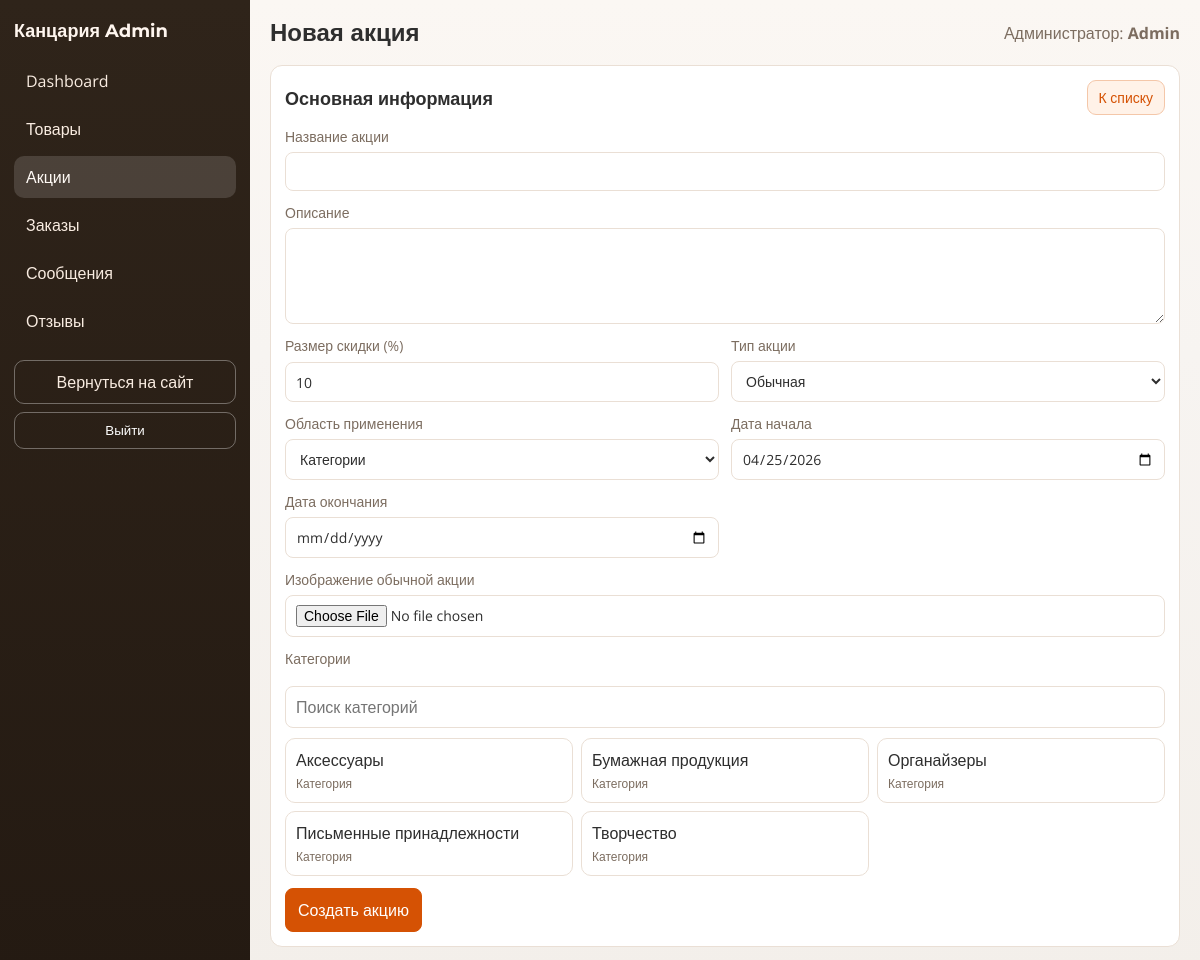
Screenshot of /admin/promotion_create.php (signed in) with the database file from the repository.
### tables this page shows
CREATE TABLE `users` (
  `id` int(10) UNSIGNED NOT NULL,
  `role_id` int(10) UNSIGNED NOT NULL,
  `name` varchar(100) NOT NULL,
  `email` varchar(150) NOT NULL,
  `password_hash` varchar(255) NOT NULL,
  `phone` varchar(20) DEFAULT NULL,
  `is_verified` tinyint(1) NOT NULL DEFAULT '0',
  `email_verified_at` datetime DEFAULT NULL,
  `created_at` timestamp NULL DEFAULT CURRENT_TIMESTAMP,
  `updated_at` timestamp NULL DEFAULT CURRENT_TIMESTAMP ON UPDATE CURRENT_TIMESTAMP
);

CREATE TABLE `categories` (
  `id` int(10) UNSIGNED NOT NULL,
  `name` varchar(100) NOT NULL,
  `slug` varchar(120) NOT NULL
);

### admin/includes/bootstrap.php (called while the page is built, shortened)
<?php
function admin_e($value): string
{
    return htmlspecialchars((string)$value, ENT_QUOTES, 'UTF-8');
}
function admin_safe_int($value, int $default = 0): int
{
    return is_numeric($value) ? (int)$value : $default;
}

### admin/includes/auth.php (called while the page is built, shortened)
<?php
require_once __DIR__ . '/bootstrap.php';
function admin_current_user(): ?array
{
    global $pdo;
    $sessionAdminId = admin_safe_int($_SESSION['admin_user_id'] ?? 0);
    try {
        $stmt = $pdo->prepare(
            'SELECT u.id, u.name, u.email
             FROM users u
             INNER JOIN roles r ON r.id = u.role_id
             WHERE u.id = ? AND r.name = ? LIMIT 1'
        );
        $stmt->execute([$sessionAdminId, 'admin']);
        $user = $stmt->fetch();
        return is_array($user) ? $user : null;
    } catch (Throwable $e) {
        admin_log_error('admin_current_user', $e);
        return null;
    }
}
function admin_require_auth(): array
{
    $user = admin_current_user();
    return $user;
}

### admin/includes/promotions_tools.php (called while the page is built, shortened)
<?php
require_once __DIR__ . '/bootstrap.php';
function admin_promotion_scope_labels(): array
{
    return [
        'categories' => 'Категории',
        'products' => 'Товары',
    ];
}
function admin_promotion_type_labels(): array
{
    return [
        'regular' => 'Обычная',
        'seasonal' => 'Сезонная',
    ];
}
function admin_promotion_fetch_categories(PDO $pdo): array
{
    $stmt = $pdo->query('SELECT id, name FROM categories ORDER BY name ASC');
    return $stmt->fetchAll() ?: [];
}

### admin/promotion_create.php (the view, shortened to what this page needs)
<?php
require_once __DIR__ . '/includes/layout.php';
require_once __DIR__ . '/includes/promotions_tools.php';
$categories = admin_promotion_fetch_categories($pdo);
$scopeLabels = admin_promotion_scope_labels();
$typeLabels = admin_promotion_type_labels();
$form = [
    'title' => '',
    'short_text' => '',
    'discount_percent' => '10',
    'apply_scope' => 'categories',
    'promotion_type' => 'regular',
    'date_start' => date('Y-m-d'),
    'date_end' => '',
];
$selectedCategories = [];
admin_render_header('Новая акция', 'promotions');
?>
<section class="admin-form-wrap">
    <div class="admin-section-head">
        <h2>Основная информация</h2>
        <a class="admin-link-btn" href="/admin/promotions.php">К списку</a>
    </div>
    <form method="post" enctype="multipart/form-data" class="admin-form admin-form-grid">
        <label class="admin-full">Название акции
            <input type="text" name="title" value="<?php echo admin_e($form['title']); ?>" required>
        </label>
        <label class="admin-full">Описание
            <textarea name="short_text" rows="4" required><?php echo admin_e($form['short_text']); ?></textarea>
        </label>
        <label>Размер скидки (%)
            <input type="number" name="discount_percent" value="<?php echo admin_e($form['discount_percent']); ?>" min="1" max="90" required>
        </label>
        <label>Тип акции
            <select name="promotion_type" id="promotion-type">
                <?php foreach ($typeLabels as $typeKey => $typeLabel): ?>
                    <option value="<?php echo admin_e($typeKey); ?>" <?php echo $form['promotion_type'] === $typeKey ? 'selected' : ''; ?>><?php echo admin_e($typeLabel); ?></option>
                <?php endforeach; ?>
            </select>
        </label>
        <label>Область применения
            <select name="apply_scope" id="promotion-scope">
                <?php foreach ($scopeLabels as $scopeKey => $scopeLabel): ?>
                    <option value="<?php echo admin_e($scopeKey); ?>" <?php echo $form['apply_scope'] === $scopeKey ? 'selected' : ''; ?>><?php echo admin_e($scopeLabel); ?></option>
                <?php endforeach; ?>
            </select>
        </label>
        <label>Дата начала
            <input type="date" name="date_start" value="<?php echo admin_e($form['date_start']); ?>" required>
        </label>
        <label>Дата окончания
            <input type="date" name="date_end" value="<?php echo admin_e($form['date_end']); ?>">
        </label>
        <label class="admin-full" id="regular-image-field">Изображение обычной акции
            <input type="file" name="image" accept=".jpg,.jpeg,.png,.webp">
        </label>
        <div class="admin-full admin-list__box" id="categories-field">
            <span class="admin-field-title">Категории</span>
            <input type="text" class="admin-list__search" data-list-search placeholder="Поиск категорий">
            <div class="list admin-list__grid" data-multi-picker>
                <?php foreach ($categories as $category): ?>
                    <?php $isSelected = in_array((int)$category['id'], $selectedCategories, true); ?>
                    <div class="list-item admin-list__item <?php echo $isSelected ? 'active' : ''; ?>" data-picker-option data-input-id="promotion-category-<?php echo admin_e((string)$category['id']); ?>" data-filter-text="<?php echo admin_e(mb_strtolower((string)$category['name'])); ?>">
                        <span class="admin-list__item-text">
                            <span><?php echo admin_e((string)$category['name']); ?></span>
                            <span class="admin-list__item-note">Категория</span>
                        </span>
                    </div>
                <?php endforeach; ?>
            </div>
        </div>
        <button type="submit">Создать акцию</button>
    </form>
</section>
<?php admin_render_footer(); ?>

### admin/includes/layout.php (shortened to what this page needs)
<?php
require_once __DIR__ . '/auth.php';
function admin_nav_items(): array
{
    return [
        'dashboard'  => ['label' => 'Dashboard', 'href' => '/admin/index.php'],
        'products'   => ['label' => 'Товары', 'href' => '/admin/products.php'],
        'promotions' => ['label' => 'Акции', 'href' => '/admin/promotions.php'],
        'orders'     => ['label' => 'Заказы', 'href' => '/admin/orders.php'],
        'messages'   => ['label' => 'Сообщения', 'href' => '/admin/messages.php'],
        'reviews'    => ['label' => 'Отзывы', 'href' => '/admin/reviews.php'],
    ];
}
function admin_render_header(string $title, string $active = ''): void
{
    $user = admin_require_auth();
    $nav = admin_nav_items();
?>
    <!DOCTYPE html>
    <html lang="ru">
    <head>
        <link rel="stylesheet" href="/admin/assets/css/admin-base.css">
        <link rel="stylesheet" href="/admin/assets/css/admin-layout.css">
        <link rel="stylesheet" href="/admin/assets/css/admin-components.css">
        <link rel="stylesheet" href="/admin/assets/css/admin-modules.css">
        <link rel="stylesheet" href="/admin/assets/css/admin-responsive.css">
    </head>
    <body class="admin-body">
        <div class="admin-shell">
            <aside class="admin-sidebar">
                <a class="admin-brand" href="/admin/index.php">Канцария <span>Admin</span></a>
                <nav class="admin-nav">
                    <?php foreach ($nav as $key => $item): ?>
                        <a class="admin-nav__item <?php echo $active === $key ? 'is-active' : ''; ?>"
                            href="<?php echo admin_e($item['href']); ?>">
                            <?php echo admin_e($item['label']); ?>
                        </a>
                    <?php endforeach; ?>
                </nav>
                <div class="admin-sidebar-footer">
                    <a class="admin-back-link" href="/index.php">Вернуться на сайт</a>
                    <form method="post" action="logout.php" class="admin-logout-form"
                        onsubmit="return confirm('Выйти из системы?');">
                        <button class="admin-logout-btn" type="submit">Выйти</button>
                    </form>
                </div>
            </aside>
            <main class="admin-main">
                <header class="admin-topbar">
                    <h1 class="admin-title"><?php echo admin_e($title); ?></h1>
                    <div class="admin-user">
                        <span class="admin-user__role">Администратор:</span>
                        <strong><?php echo admin_e($user['name'] ?? 'Admin'); ?></strong>
                    </div>
                </header>
                <div class="admin-content">
                <?php
}
function admin_render_footer(array $scripts = []): void
{
    ?>
                </div>
            </main>
        </div>
    </body>
    </html>
<?php
}

### admin/assets/css/admin-base.css (style rules this page uses)
:root { --bg: #f7f4f1; --panel: #ffffff; --line: #eadfd5; --text: #2e2e2e; --muted: #7c6d60; --brand: #d55204; --brand-soft: #fff2e8; --danger: #b42318; --success: #087443; --warning: #9a6700; }
* { box-sizing: border-box; }
body { margin: 0; font-family: "Open Sans", sans-serif; color: var(--text); background: linear-gradient(180deg, #fbf7f3 0%, #f7f4f1 36%, #f3efea 100%); }

### admin/assets/css/admin-layout.css (style rules this page uses)
.admin-shell { min-height: 100vh; display: grid; grid-template-columns: 250px minmax(0, 1fr); }
.admin-sidebar { background: linear-gradient(180deg, #2f241a 0%, #241a12 100%); color: #f9ece1; padding: 20px 14px; display: flex; flex-direction: column; gap: 18px; }
.admin-brand { color: #fff6ef; text-decoration: none; font-family: "Montserrat", sans-serif; font-weight: 700; font-size: 18px; }
.admin-nav { display: flex; flex-direction: column; gap: 6px; }
.admin-nav__item { display: block; border-radius: 10px; padding: 10px 12px; color: #f9ece1; text-decoration: none; transition: 0.18s ease; }
.admin-nav__item:hover, .admin-nav__item.is-active { background: rgba(255, 255, 255, 0.14); color: #fffaf5; }
.admin-logout-form { margin-top: 8px; }
.admin-logout-btn { width: 100%; border: 1px solid rgba(255, 255, 255, 0.34); background: transparent; color: #fff; border-radius: 10px; padding: 10px 12px; cursor: pointer; }
.admin-back-link { margin-top: auto; display: block; text-decoration: none; color: #f9ece1; border: 1px solid rgba(255, 255, 255, 0.34); border-radius: 10px; padding: 10px 12px; text-align: center; }
.admin-main { padding: 18px 20px 30px; }
.admin-topbar { display: flex; justify-content: space-between; align-items: center; margin-bottom: 18px; }
.admin-title { margin: 0; font-family: "Montserrat", sans-serif; font-size: 24px; }
.admin-user { color: var(--muted); }

### admin/assets/css/admin-components.css (style rules this page uses)
.admin-table-wrap, .admin-form-wrap { background: var(--panel); border: 1px solid var(--line); border-radius: 12px; padding: 14px; overflow: hidden; }
.admin-section-head { display: flex; justify-content: space-between; align-items: center; gap: 12px; margin-bottom: 12px; }
.admin-section-head h2 { margin: 0; font-size: 18px; }
.admin-link-btn { text-decoration: none; background: var(--brand-soft); border: 1px solid #f4c7a9; color: var(--brand); border-radius: 9px; padding: 7px 11px; font-size: 14px; }
.admin-form { display: grid; gap: 12px; }
.admin-form label { display: grid; gap: 6px; font-size: 14px; color: var(--muted); }
.admin-field-title { display: block; margin-bottom: 8px; font-size: 14px; color: var(--muted); }
.admin-form input, .admin-form textarea, .admin-form select, .admin-form button { font: inherit; }
.admin-form input, .admin-form textarea, .admin-form select { border: 1px solid var(--line); border-radius: 8px; padding: 9px 10px; background: #fff; color: var(--text); }
.admin-form button { border: 1px solid var(--brand); background: var(--brand); color: #fff; border-radius: 8px; padding: 10px 12px; cursor: pointer; width: fit-content; }
.admin-form-grid { grid-template-columns: repeat(2, minmax(0, 1fr)); }
.admin-full { grid-column: 1 / -1; }
.list { display: grid; grid-template-columns: 1fr; gap: 8px; }
.list-item { display: flex; align-items: center; justify-content: space-between; gap: 10px; padding: 10px; border: 1px solid var(--line); border-radius: 10px; background: #fff; color: var(--text); cursor: pointer; transition: border-color 0.2s ease, background 0.2s ease, color 0.2s ease; }

### admin/assets/css/admin-modules.css (style rules this page uses)
.admin-list__search { width: 100%; }
.admin-list__box { display: grid; gap: 10px; }
.admin-list__grid { grid-template-columns: repeat(auto-fit, minmax(240px, 1fr)); }
.admin-list__item { align-items: flex-start; }
.admin-list__item-text { display: grid; gap: 4px; }
.admin-list__item-note { font-size: 12px; color: var(--muted); }

### rows the page displays
users: name "Admin"
categories: name "Аксессуары"
categories: name "Бумажная продукция"
categories: name "Органайзеры"
categories: name "Письменные принадлежности"
categories: name "Творчество"

### other values shown
admin_e($item['label']) "Dashboard"
admin_e($item['label']) "Товары"
admin_e($item['label']) "Акции"
admin_e($item['label']) "Заказы"
admin_e($item['label']) "Сообщения"
admin_e($item['label']) "Отзывы"
admin_e($title) "Новая акция"
form field promotion_type "Обычная"
form field apply_scope "Категории"
